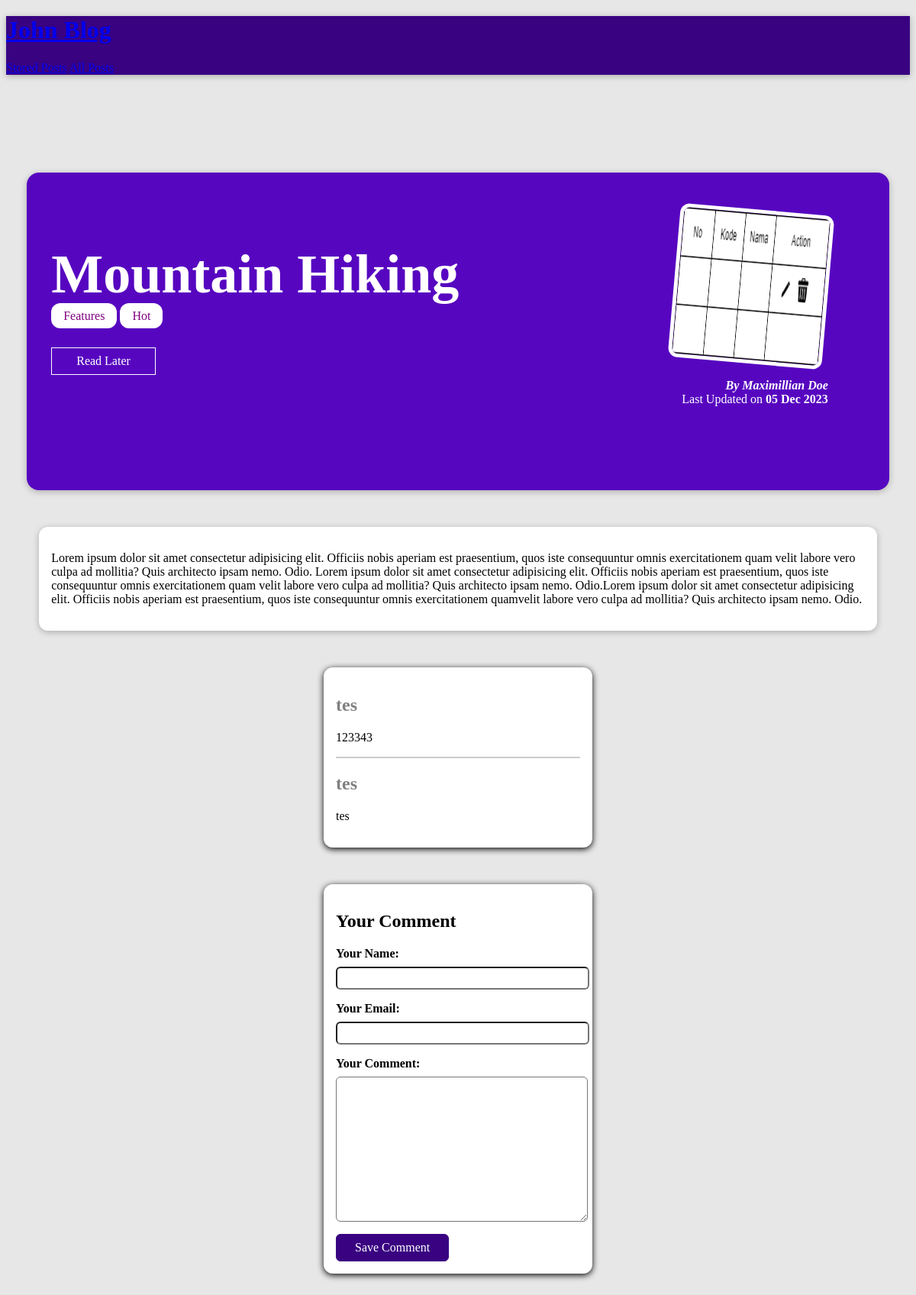
The app's page /blog/posts/hike-in-the-mountains with its own data.
### blog/models.py (models this page shows, shortened)
class Post(models.Model):
    title = models.CharField(max_length=150)
    excerpt = models.CharField(max_length=200)
    image = models.ImageField(upload_to="posts",null=True)
    date = models.DateField(auto_now=True)
    slug = models.SlugField(unique=True,db_index=True)
    content = models.TextField()
    author = models.ForeignKey(Author,on_delete=models.SET_NULL,null=True,related_name="posts")
    tags = models.ManyToManyField(Tag)

class Tag(models.Model):
    caption = models.CharField(max_length=20)

class Author(models.Model):
    first_name = models.CharField(max_length=100)
    last_name = models.CharField(max_length=100)
    email_address = models.EmailField()
    def full_name(self):
       return f"{self.first_name} {self.last_name}"
    def __str__(self):
        return self.full_name()

class Comment(models.Model):
    user_name = models.CharField(max_length=120)
    user_email = models.EmailField(max_length=30)
    text = models.TextField(max_length=400)
    post = models.ForeignKey(Post, on_delete=models.CASCADE, related_name="comments")

### blog/views.py (the view)
# urls.py: path("posts/<str:slug>",views.SinglePostView.as_view(),name="post-detail-page"), #posts/my-first-post
class SinglePostView(View):
    template_name = "blog/post-detail.html"
    model = Post
    def is_stored_post(self,request,post_id):
        stored_posts = request.session.get("stored_posts")
        if stored_posts is not None:
            is_saved_for_later = post_id in stored_posts
        else:
            is_saved_for_later = False
        return is_saved_for_later
    def get(self,request,slug):
        post = Post.objects.get(slug=slug)
        context = {
            "post":post,
            "post_tags":post.tags.all(),
            "comment_form":CommentForm(),
            "comments":post.comments.all().order_by("-id"),
            "saved_for_later":self.is_stored_post(request,post.id)
        }
        return render(request,"blog/post-detail.html",context)
    def post(self,request,slug):
        comment_form = CommentForm(request.POST)
        post = Post.objects.get(slug=slug)
        if comment_form.is_valid():
            comment = comment_form.save(commit=False)
            comment.post = post
            comment.save()
            return HttpResponseRedirect(reverse("post-detail-page",args=[slug]))
        context = {
            "post":post,
            "post_tags":post.tags.all(),
            "comment_form":comment_form,
            "comments":post.comments.all().order_by("-id"),
            "saved_for_later":self.is_stored_post(request,post.id)
        }
        return render(request,"blog/post-detail.html",context)

### blog/forms.py
class CommentForm(forms.ModelForm):
    class Meta:
        model = Comment
        exclude = ["post"]
        labels = {
            "user_name": "Your Name",
            "user_email":"Your Email",
            "text":"Your Comment"
        }

### blog/templates/blog/post-detail.html (shortened to what this page needs)
{% extends 'base.html'%}
{% load static %}
{% block css_files%}
    <link rel="stylesheet" href="{% static "blog/post-detail.css"%}">
{% endblock %}
{% block content %}
    <section id="summary">
        <h2>{{post.title}}</h2>
        <div>
            {% for tag in post_tags%}
            <span class="tag">{{tag.caption}}</span>
            {% endfor %}
        </div>
        <div id="read-later">
            <form action="{% url "read-later" %}" method="POST">
                <button>
                    {% if saved_for_later %}
                    Remove From Read Later
                    {% else%}
                    Read Later
                    {% endif%}
                </button>
            </form>
        </div>
        <article>
            <img src="{{ post.image.url }}" alt="Post Title">
            <address>By <a href="mailto:{{ post.author.email_address}}">{{post.author }}</a> </address>
            <div>
                Last Updated on <time>{{post.date|date:"d M Y"}}</time>
            </div>
        </article>
    </section>
    <main>
        {{post.content|linebreaks}}
    </main>
    <section id="comments">
        <ul>
            {% for comment in comments%}
            <li>
                <h2>{{ comment.user_name}}</h2>
                <p>{{ comment.text|linebreaks}}</p>
            </li>
            {% endfor %}
        </ul>
    </section>
    <section id="comment-form">
        <h2>Your Comment</h2>
        <form action="{% url "post-detail-page" post.slug %}"  method="POST">
            {% for form_field in comment_form %}
            <div class="form-control {% if form_field.errors %} invalid {% endif %}">
                {{ form_field.label_tag }}
                {{ form_field }}
            </div>
            {% endfor %}
            <button>Save Comment</button>
        </form>
    </section >
{% endblock%}

### templates/base.html (shortened to what this page needs)
{% load static%}
<!DOCTYPE html>
<html lang="en">
<head>
    {% block css_files %}{% endblock %}
</head>
<body>
    <header id="main-navigation">
        <h1><a href="{% url "starting-page" %}">John Blog</a></h1>
        <nav>
            <a href="{% url "read-later" %}">Stored Posts</a>
            <a href="{% url "posts-page" %}">All Posts</a>
        </nav>
    </header>
    {% block content%}
    {% endblock %}
</body>
</html>

### blog/static/blog/post-detail.css (style rules this page uses)
body { background-color: #e7e7e7; }
#main-navigation { background-color: #390281; box-shadow: 0 2px 8px rgba(0, 0, 0, 0.25); }
#summary { margin: 8rem auto 3rem auto; padding: 2rem; width: 90%; max-width: 90rem; border-radius: 16px; background-color: #5706c0; position: relative; box-shadow: 0 2px 8px rgba(0, 0, 0, 0.25); height: 22rem; }
#summary h2 { color: white; font-size: 4.5rem; margin-bottom: 0.25rem; }
#summary article { position: absolute; top: 2rem; right: 3rem; padding: 1rem 2rem; border-radius: 12px; text-align: right; color: white; }
#summary article img { width: 12rem; height: 12rem; border-radius: 12px; transform: rotateZ(5deg); border: 5px solid white; margin-bottom: 1rem; }
#summary address { font-weight: bold; }
#summary a { color: white; text-decoration: none; }
#summary time { font-weight: bold; }
main { width: 90%; max-width: 90rem; margin: 3rem auto; background-color: white; padding: 1rem; border-radius: 12px; box-shadow: 0 2px 8px rgba(0, 0, 0, 0.25); }
.tag { background-color: white; color: purple; padding: 0.5rem 1rem; border-radius: 12px; }
#comment-form { width: 60rem; max-width: 20rem; margin: 3rem auto; border-radius: 12px; background-color: white; box-shadow: 0 2px 8px rgba(0, 0, 0, 25); padding: 1rem; }
#comment-form button { font: inherit; background-color: #390281; color: white; border: 1px solid #390281; padding: 0.5rem 1.5rem; border-radius: 6px; cursor: pointer; }
.form-control { margin-bottom: 1rem; }
.form-control label { font-weight: bold; margin-bottom: 0.5rem; display: block; }
.form-control input, .form-control textarea { display: block; width: 100%; font: inherit; padding: 0.25rem; border-radius: 6px; }
#comments { width: 60rem; max-width: 20rem; margin: 3rem auto; border-radius: 12px; background-color: white; box-shadow: 0 2px 8px rgba(0, 0, 0, 25); padding: 1rem; }
#comments ul { list-style:none; margin:0; padding:0; }
#comments li { margin-bottom:1rem; border-bottom:2px solid #ccc; }
#comments li:last-of-type { border-bottom:none; }
#comments h2 { color:grey; }
#read-later { margin:2rem 0; }
#read-later button { background-color:transparent; border:1px solid white; padding:0.5rem 2rem; font:inherit; color:white; cursor:pointer; }

### records on screen
Post: title "Mountain Hiking", image (picture), author "Maximillian Doe", date "05 Dec 2023", content "Lorem ipsum dolor sit amet consectetur adipisicing elit. Officiis nobis aperiam est praesentium, quos iste consequuntur omnis exercitationem quam velit labore vero culpa ad mollitia? Quis architecto ipsam nemo. Odio. Lorem ipsum dolor sit amet consectetur adipisicing elit. Officiis nobis aperiam est praesentium, quos iste consequuntur omnis exercitationem quam velit labore vero culpa ad mollitia? Quis architecto ipsam nemo. Odio.Lorem ipsum dolor sit amet consectetur adipisicing elit. Officiis nobis aperiam est praesentium, quos iste consequuntur omnis exercitationem quamvelit labore vero culpa ad mollitia? Quis architecto ipsam nemo. Odio."
Tag: caption "Features"
Tag: caption "Hot"
Comment: user_name "tes", text "123343"
Comment: user_name "tes", text "tes"
